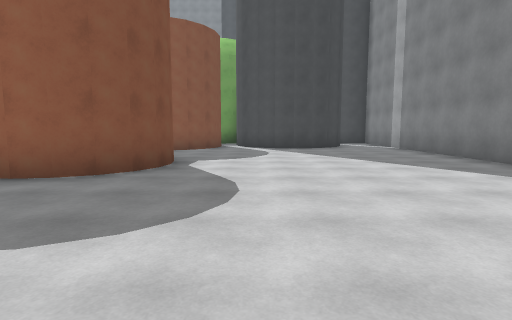
view 1 (above)

24 first-person views from a walk through a 3-D level made in the Unity game engine. The camera is 1.4 m above the floor, tilts 6° down and sees 80° across. The floor is counted in squares, 2 m on a side. Each view is taken from the middle of a square. On the plan, view 1 faces up. The plan holds only what a view shows up to about 10 squares ahead; the rest is blank. The place goes on beyond the plan. The player is left out. Surface patterns are stand-ins for the level's own textures.

view 2
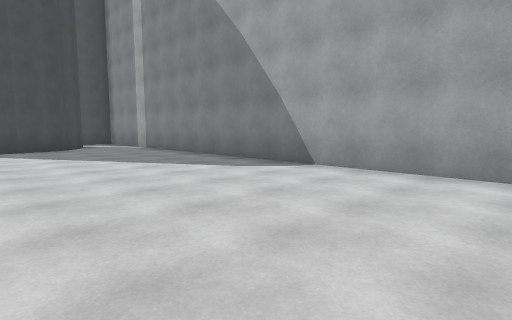

view 3
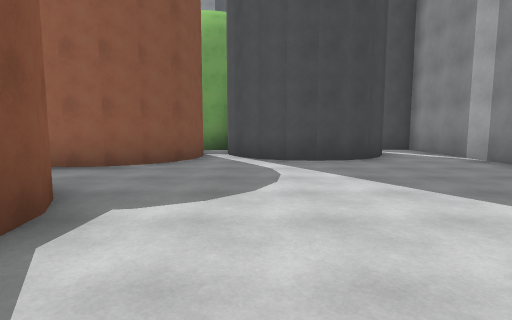

view 4
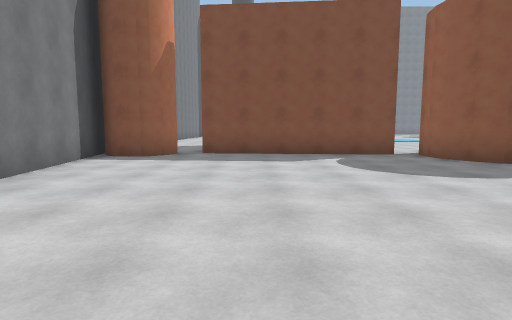

view 5
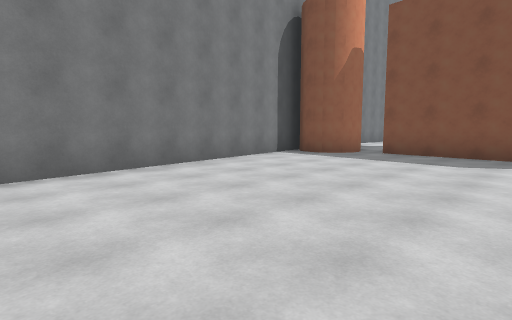

view 6
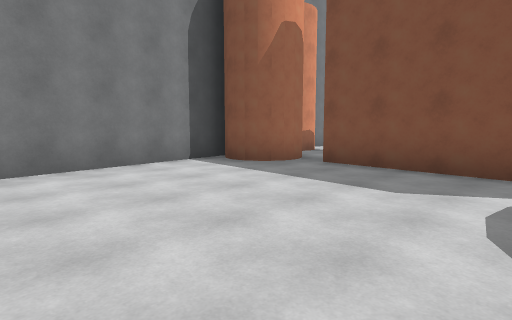

view 7
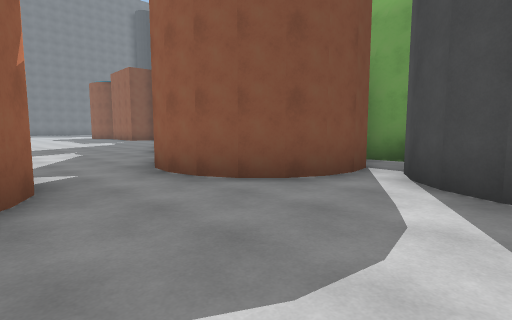

view 8
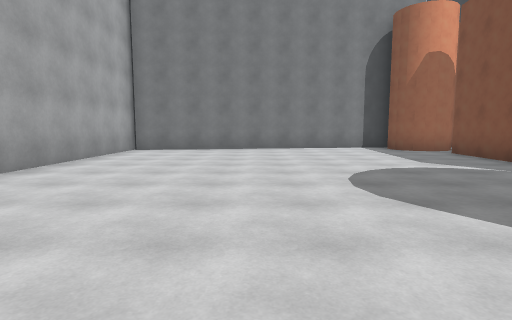

view 9
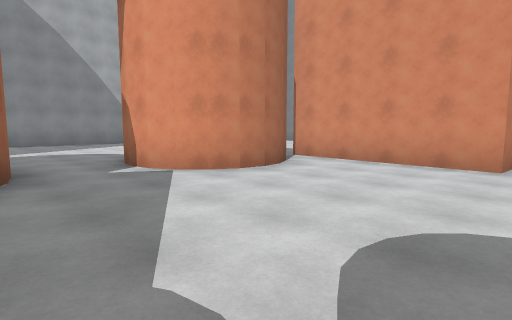

view 10
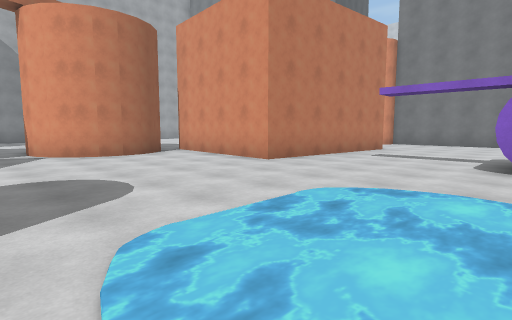

view 11
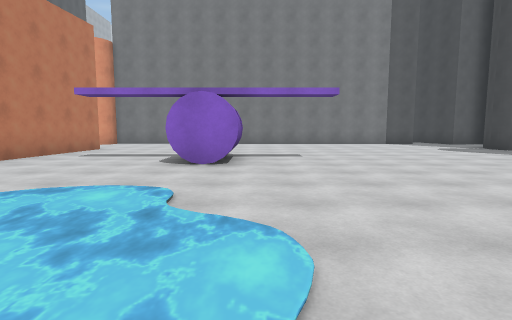

view 12
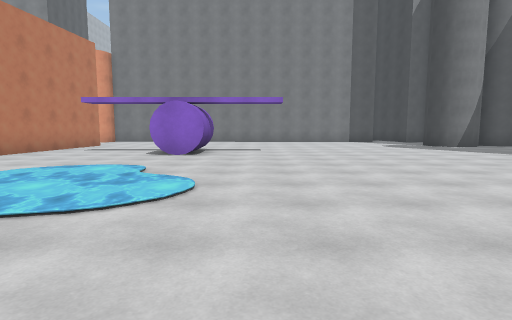

view 13
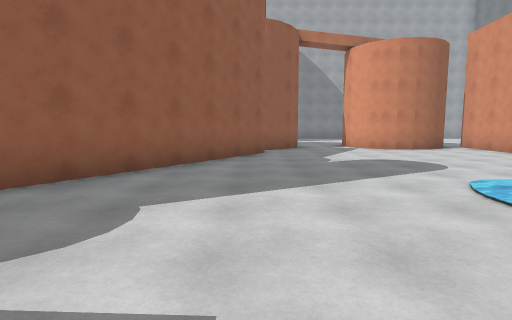

view 14
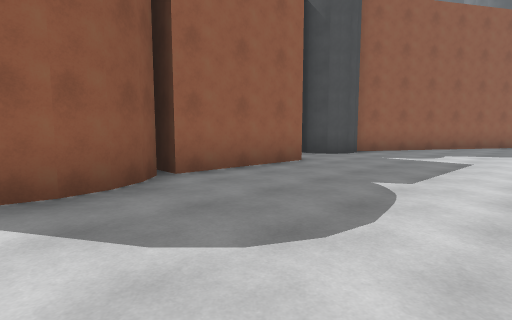

view 15
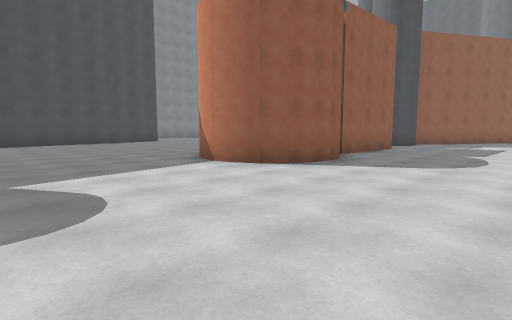

view 16
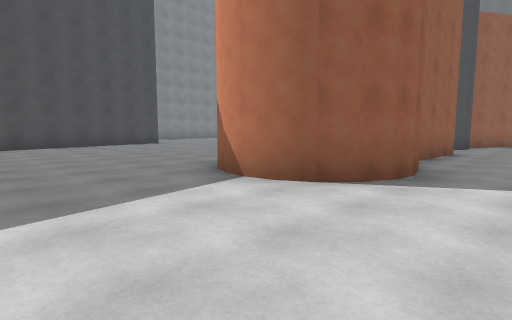

view 17
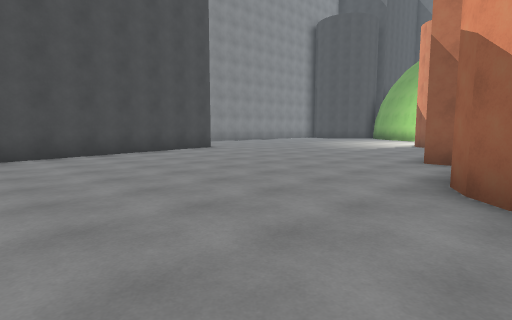

view 18
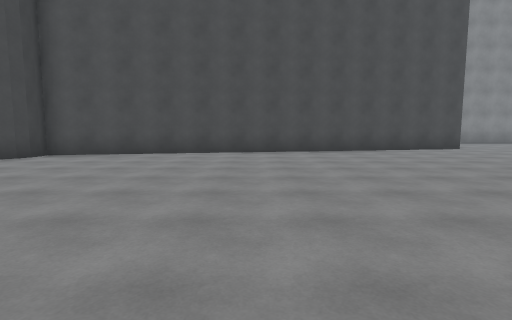

view 19
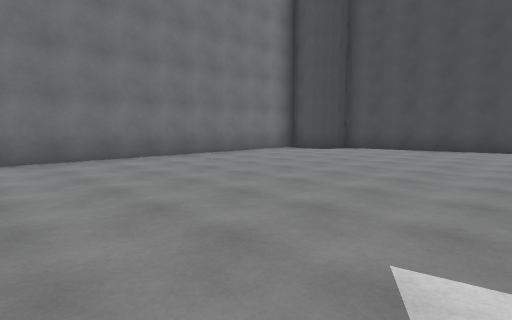

view 20
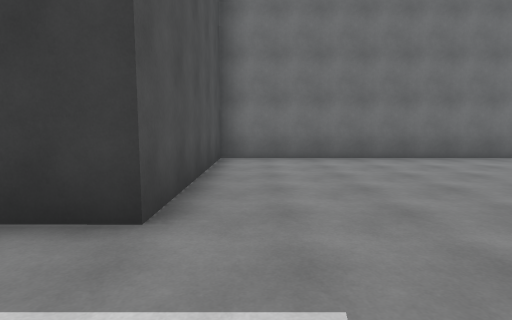

view 21
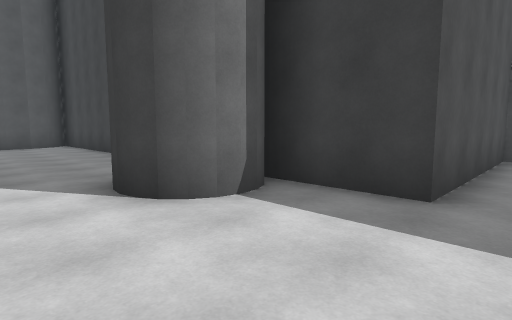

view 22
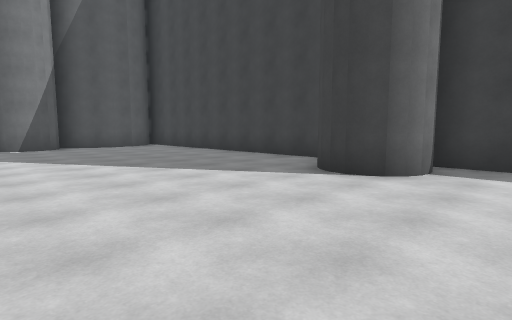

view 23
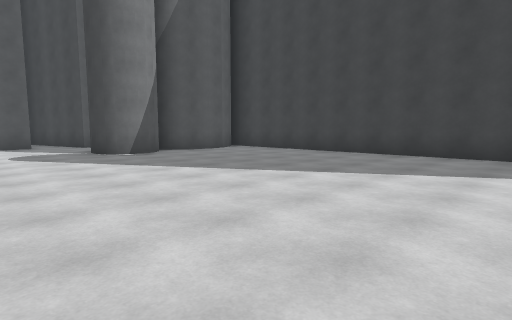

view 24
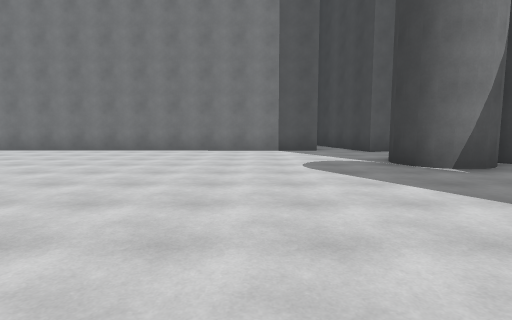

### Floor plan
Points are (right, up) in squares from view 1. A wall is a line through its corners. A room is listed if a view was taken in it or the views show most of it. See-through windows are left out.
Room 1 (views 1, 2, 3, 4, 5, 6, 7, 8)
walls: (-2, 7) (-1.7, 6.5) (-1.7, 5.9) (-1.7, 5.4) (-2, 4.9) (-2.4, 4.5) (-2.9, 4.3) (-3.4, 4.2) (-4, 4.3); (-4.4, 4.4) (-4.8, 4.9); (-3.4, 7.7) (-2.8, 7.6); (-4.4, 7.3) (-3.9, 7.6) (-3.1, 7.7) (-2.3, 7.3); (-5.5, 3.7) (-4, 3.6) (-4.5, -1.5); (-4.2, -2.2) (-3.7, -2.4); (-4.8, -2.2) (-4.4, -2.2) (-3.8, -2.3) (-3.4, -2.9); (-1.4, 12.3) (-1.3, 11.5) (-1.4, 10.9) (-1.7, 10.3) (-2.2, 9.8) (-2.8, 9.5) (-3.4, 9.4) (-4.1, 9.5); (4.9, -3) (4.9, 13.8) (4, 13.8); (3.3, 12) (3, 11.4) (2.5, 10.9) (2, 10.6) (1.3, 10.5) (0.7, 10.6) (0.1, 10.9) (-0.4, 11.4) (-0.7, 12); (-4.6, -4.2) (4.8, -2.7); (-0.9, 13.7) (-2.2, 13.6)
ways out: opening at (-5, -2) to room 2; opening at (-5, 4) to room 2; opening at (-4, 8.5) to room 2
Room 2 (views 9, 10, 11, 12, 13, 14, 15, 16, 17, 18, 19, 20, 21, 22, 23, 24)
walls: (-18.8, 14.2) (-19.3, 13.8) (-19.7, 13.6) (-20.3, 13.5) (-20.8, 13.6) (-21.3, 13.8) (-21.7, 14.2) (-21.9, 14.7) (-22, 15.2) (-21.9, 15.8) (-21.7, 16.3) (-21.3, 16.7) (-20.8, 16.9); (-15.5, 14) (-18.6, 14.1); (-18.4, 17.4) (-18.4, 18); (-26.3, 9.6) (-25.6, 9.5) (-25.2, 8.9); (-27.2, 7.4) (-27.2, 0.9); (-13.6, 1.3) (-13.6, 3.2) (-12.3, 3.2); (-6.4, 10.8) (-12.4, 14.4); (-22.5, -0.1) (-21.8, -0.5) (-21.7, -1.2); (-18.5, 25.1) (-30.4, 22.8); (-5, 10.2) (-5.3, 10.7); (-23.1, -0.2) (-22.7, -0.2) (-22.4, -0.2); (-5.1, 6.4) (-4.8, 7); (-24.7, -0.6) (-24, -0.9) (-23.8, -1.2); (-25.8, -0.6) (-25.2, -0.5); (-4.8, 4.9) (-5.1, 5.4) (-5.2, 5.9) (-5, 6.7) (-4.4, 7.3); (-8.8, -1.1) (-8.4, 4) (-5.5, 3.7); (-32.1, 20.1) (-32.1, 11.2) (-27.2, 11.2) (-27.2, 9); (-21, -4.4) (-11, -4.5); (-23.1, -4.1) (-22.3, -3.9) (-22, -5.1)
ways out: opening at (-5, -2) to room 1; opening at (-5, 4) to room 1; opening at (-4, 8.5) to room 1

Positions as (right, up) in squares from view 1, and headings:
1: (0, 0), facing up
2: (0, 0), facing up-right
3: (0, 4), facing up
4: (4, 0), facing left
5: (4, 2), facing down-left
6: (1, 2), facing down-left
7: (1, 7), facing up-left
8: (1, 7), facing down
9: (-9, 10), facing down-right
10: (-13, 9), facing down-right
11: (-14, 9), facing down
12: (-15, 11), facing down
13: (-15, 11), facing right
14: (-21, 10), facing up-right
15: (-26, 10), facing up-right
16: (-25, 12), facing up-right
17: (-25, 16), facing up-right
18: (-25, 15), facing up
19: (-25, 13), facing up-left
20: (-25, 12), facing left
21: (-24, 12), facing down-left
22: (-21, 11), facing down-left
23: (-19, 8), facing down-left
24: (-19, 5), facing down
